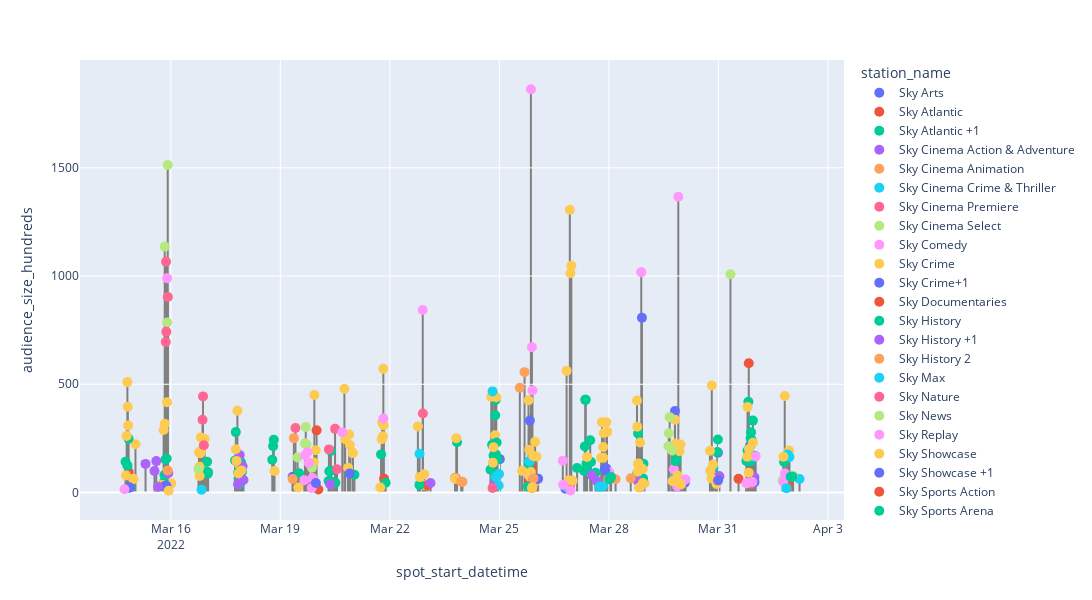

The code cell stored with this chart in its notebook:
### Markdown cell above
## How did the spots do over time?

Say we wanted to focus in on Sky, and to look at how individual spots performed over time. We could do this with the following code:

### Code cell
persil_sky = spot_df[(spot_df['clearcast_commercial_title'].str.contains("Persil")) 
                   & (spot_df['audience_name']=='All Homes')
                   & (spot_df['station_name'].str.contains("Sky"))].sort_values(['station_name', 'spot_start_datetime'])

fig = px.scatter(persil_sky, x="spot_start_datetime", y="audience_size_hundreds", color="station_name", width = 1400, height = 600)
fig.update_traces(marker={'size': 10})

shapes=[dict(
        type='line',
        x0 = persil_sky['spot_start_datetime'].iloc[i],
        y0 = 0,
        x1 = persil_sky['spot_start_datetime'].iloc[i],
        y1 = persil_sky['audience_size_hundreds'].iloc[i],
        layer='below',
        line = dict(
            color = 'grey',
            width = 2
        )
    ) for i in range(len(persil_sky['audience_size_hundreds']))]

fig.update_layout(shapes = shapes)
